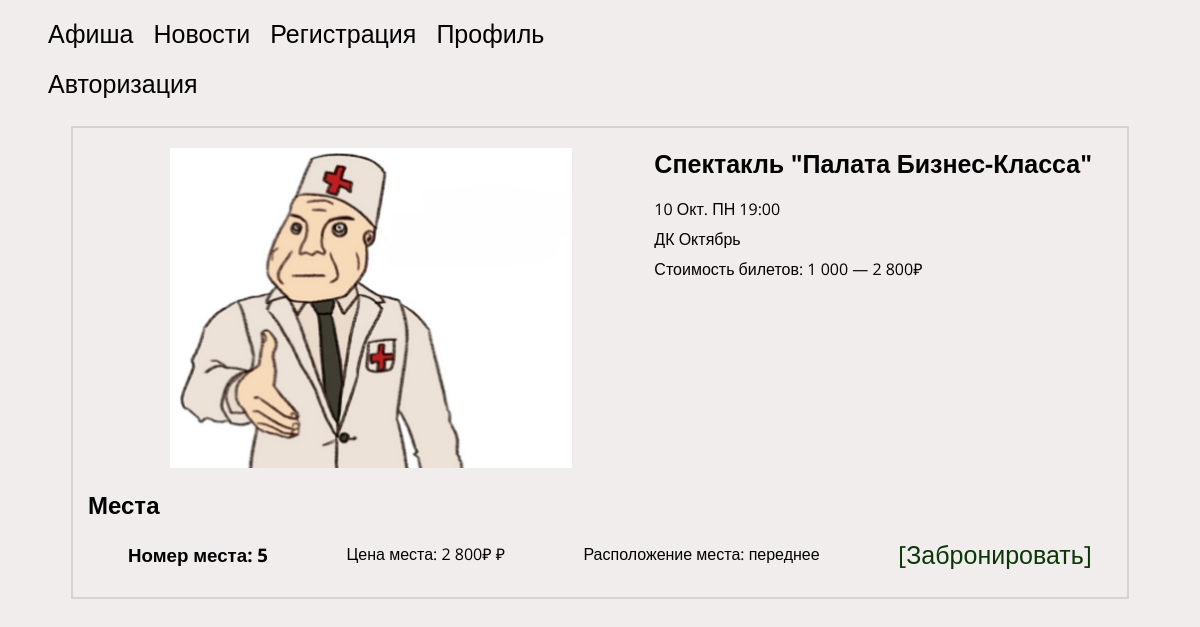
The page /theatre.php?posterid=2 on the database its author committed.
### tables this page shows
CREATE TABLE `poster` (
  `id` int NOT NULL,
  `img` varchar(255) NOT NULL,
  `name` varchar(255) NOT NULL,
  `date` varchar(255) NOT NULL,
  `place` varchar(255) NOT NULL,
  `price` varchar(255) NOT NULL
);

CREATE TABLE `theatrezal` (
  `id` int NOT NULL,
  `id_poster` int NOT NULL,
  `name` varchar(255) NOT NULL,
  `sit_num` varchar(255) NOT NULL,
  `sit_status` varchar(255) NOT NULL,
  `sit_price` varchar(255) NOT NULL,
  `sit_direction` varchar(255) NOT NULL,
  `reserved_by_id` varchar(255) NOT NULL
);

### theatre.php (the view, shortened to what this page needs)
<?php include 'connect.php' ?>
<!DOCTYPE html>
<html lang="ru">
<head>
    <link rel="stylesheet" href="/style/style.css">
</head>
<body>
    <header class="header">
        <div class="header-container ">
            <nav class="header-nav">
                <ul class="menu flex">
                    <li>
                        <a href="index.php" class="header-link">Афиша</a>
                    </li>
                    <li>
                        <a href="#">Новости</a>
                    <li>
                        <a href="reg.php">Регистрация</a>
                    </li>
                    </li>
                    <li>
                        <a href="profil.php">Профиль</a>
                    </li>
                </ul>
                <?php
                echo "<ul class='header-cabinet'>";
                if (isset($_SESSION["userid"])) {
                    $currentID = $_SESSION["userid"];
                    $loginSelect = "SELECT login FROM `user` WHERE id = '$currentID'";
                    $loginResult = mysqli_query($conn, $loginSelect);
                    $loginFetch = mysqli_fetch_array($loginResult);
                    echo "<span class ='nameclass'>" . $loginFetch['login'] . "</span>";
                    echo "<a href='exit.php'>" . " выйти?" . "</a>";
                } else {
                    echo "<a href='auth.php'>" . "Авторизация" . "</a>";
                }
                echo "</ul>"
                ?>
            </nav>
        </div>
    </header>
    <main class="main">
        <section class="section theatre-about__section">
            <div class="container theatre-about__container">
                <?php
                $poster = $_GET['posterid'];
                $posterIDSelect = "SELECT * FROM `poster` WHERE id = '$poster'";
                $posterIDSelectResult = mysqli_query($conn, $posterIDSelect);
                $posterZalSelect = "SELECT * FROM `theatrezal` WHERE id_poster = '$poster' AND sit_status = 'свободное'";
                $posterZalSelectResult = mysqli_query($conn, $posterZalSelect);
                foreach ($posterIDSelectResult as $posterIDRow) {
                    echo "<div class='theatre-about_wrapper'>";
                    echo "<img src='img/" . $posterIDRow['img'] . "' class='theatre__image' alt=''>";
                    echo "<div class='theatre-about__content__wrapper'>";
                    echo "<h2 class='about__header'>" .
                        "<a href='index.php?name=' class='about__link'>" . $posterIDRow['name'] . "</a>" .
                        "</h2>";
                    echo "<span class='theatre-about__span'>" . "$posterIDRow[date]" . "</span>";
                    echo "<span class='theatre-about__span'>" . "$posterIDRow[place]" . "</span>";
                    echo "<span class='theatre-about__span'>" . "Стоимость билетов:&nbsp;" . "$posterIDRow[price]" . "</span>";
                    echo "</div>";
                    echo "</div>";
                }
                echo "<h2 class='about__header'>Места</h2>";
                if (isset($_GET['placeid'])) {
                    $placeid = $_GET['placeid'];
                    $placeupdate = "UPDATE `theatrezal` SET `sit_status` = 'занятое', `reserved_by_id` = '$currentID' WHERE id = '$placeid'";
                    if ($conn->query($placeupdate)) {
                        echo "<p class='sit__update'> Место зарезервировано </p>";
                    } else {
                        echo "<p class='sit__update'> Место зарезервировано" . $conn->error  . "</p>";
                    }
                } else {
                    echo "<ul class='sit__list sit'>";
                    foreach ($posterZalSelectResult as $posterZalRow) {
                        echo "<li class='sit__item'>";
                        echo "<h3 class='sit__header'>" . "Номер места: " . "$posterZalRow[sit_num]" . "</h3>";
                        echo "<p class='sit__paragraph'>" . "Цена места: " . "$posterZalRow[sit_price] " . "&#8381" . "</p>";
                        echo "<p class='sit__paragraph'>" . "Расположение места: " . "$posterZalRow[sit_direction]" . "</p>";
                        echo "<a href='theatre.php?posterid=" . $posterZalRow['id_poster'] . "&placeid=" . $posterZalRow['id'] . "' class='sit__link'>" . "[Забронировать]" . "</a>";
                        echo "</li>";
                    }
                    echo "</ul>";
                }
                ?>
            </div>
        </section>
    </main>
</body>
</html>

### style/style.css (style rules this page uses)
html { box-sizing: border-box; }
a { align-items: center; text-decoration: none; color: black; font-size: 25px; padding-right: 20px; }
body { background-color: rgb(241, 237, 237); font-family: 'Open Sans', sans-serif; }
.header { padding-bottom: 10px; }
.flex { display: flex; }
.container { padding: 0 15px; margin: 0 auto; max-width: 1024px; }
ul { list-style: none; flex-wrap: wrap }
img { max-width: 100%; }
.theatre-about__container { padding-top: 20px; border: 2px solid rgb(213, 210, 210); }
.theatre__image { display: flex; flex: 1; min-height: 320px; max-height: 320px; object-fit: scale-down; overflow: hidden; }
.theatre-about_wrapper { display: flex; flex-direction: row; margin-bottom: 20px; line-height: 30px; }
.theatre-about__content__wrapper { display: flex; flex-direction: column; align-content: center; }
.about__header { margin: 0; margin-bottom: 15px; }
.sit__link { color: rgb(9, 56, 6); }
.sit__list { display: flex; flex-direction: column; }
.sit__item { display: flex; flex-direction: row; justify-content: space-between; align-items: center; }
.sit__header { margin: 0; }
.sit__paragraph { margin: 0; }
.sit__item { margin-bottom: 10px; }

### rows shown on the page
poster: img (picture), name "Спектакль \"Палата Бизнес-Класса\"", date "10 Окт. ПН 19:00", place "ДК Октябрь", price "1 000 — 2 800₽"
theatrezal: sit_num "5", sit_price "2 800₽", sit_direction "переднее"
